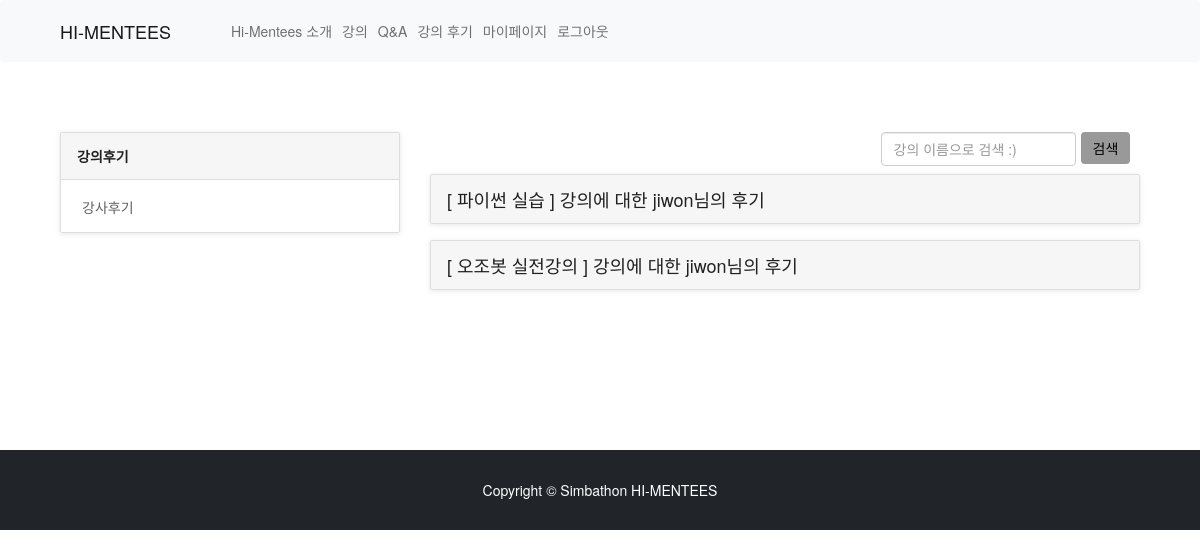
Page /review/index/ (signed in) on the committed database.
### review/models.py (models this page shows)
class Review(models.Model):
    category_choice = (
        ('강사리뷰', '강사리뷰'),
        ('강의리뷰', '강의리뷰'),
    )
    category = models.CharField(max_length=10, choices=category_choice)
    lecture = models.ForeignKey(Lecture, on_delete=models.CASCADE, null=True, blank=True)
    teacher = models.ForeignKey(UserProfile, on_delete=models.CASCADE, null=True, blank=True)
    content = models.TextField()
    review_reg_date = models.DateTimeField(default=timezone.now, verbose_name="리뷰작성일")
    user = models.ForeignKey(settings.AUTH_USER_MODEL, on_delete=models.CASCADE, null=False, verbose_name="질문자")

### lecture/models.py (models this page shows, shortened)
class Lecture(models.Model):
    id=models.AutoField(primary_key=True)
    title=models.CharField(max_length=200)
    CATEGORY_CHOICE=(
        ('python','파이썬'),
        ('ozobot','오조봇'),
        ('entry','엔트리'),
        ('goorum','구름'),
        ('etc','기타'),
    )
    category = models.CharField(max_length=20,choices=CATEGORY_CHOICE, default="")
    body=models.TextField()
    LEVEL_CHOICE = (
    ('star1','1단계'),
    ('star2','2단계'),
    ('star3','3단계'),
    ('star4','4단계'),
    ('star5','5단계'),)
    level=models.CharField(max_length=10, choices=LEVEL_CHOICE)
    host=models.ManyToManyField(UserProfile, blank=True, related_name="host")
    app_start_date=models.DateTimeField()
    app_end_date=models.DateTimeField()
    thumbnail=models.ImageField(upload_to='images/',blank=True, null=True)
    lec_time=models.IntegerField(default=0)
    webex_address=models.CharField(max_length=50, default="#")
    schedule=models.ImageField(upload_to='images/',blank=True, null=True)
    enrol_students=models.ManyToManyField(settings.AUTH_USER_MODEL, blank=True, related_name="enrol")
    like_users=models.ManyToManyField(settings.AUTH_USER_MODEL, blank=True, related_name="like_lectures")
    SHOWMAIN_CHOICE = (
        ('인기강의', '인기강의'),
        ('일주일 내 시작될 강의', '일주일 내 시작될 강의'),)
    showmain_lecture = models.CharField(max_length=20, choices=SHOWMAIN_CHOICE, default='일주일 내 시작될 강의')
    class Meta:
        db_table='Lecture'

### review/views.py (the view)
# urls.py: path('index/', views.ReviewList.as_view(), name="index"),
class ReviewList(ListView):
    model = Review
    context_object_name = 'review_list'
    template_name = 'review/review_list.html'
    def get_context_data(self, *args, **kwargs):
        context = super().get_context_data(*args, **kwargs)
        context['teacher_review'] = Review.objects.filter(category='강사리뷰')
        context['lecture_review'] = Review.objects.filter(category='강의리뷰')
        return context

### review/templates/review/review_list.html (shortened to what this page needs)
{% extends "base.html" %}
{% load static %}
{% block content %}
<link rel='stylesheet prefetch' href='https://maxcdn.bootstrapcdn.com/bootstrap/3.3.6/css/bootstrap.min.css'>
<link rel='stylesheet prefetch' href='https://files.krve.io/f/eyespot.css'>
<link rel='stylesheet prefetch' href='https://cdn.cloudcache.dk/materialdesignicons/1.6.50/css/materialdesignicons.min.css'>
<div class="container" style="margin-top : 5em; margin-bottom : 10em;">
  <div class="col-md-4">
    <ul class="list-group help-group">
      <div class="faq-list list-group nav nav-tabs">
        <a href="#tab1" class="list-group-item active" role="tab" data-toggle="tab">
          강의후기
        </a>
        <a href="#tab2" class="list-group-item" role="tab" data-toggle="tab">
           강사후기
        </a>
      </div>
    </ul>
  </div>
  <div class="col-md-8">
    <div class="tab-content panels-faq">
      <div class="tab-pane active" id="tab1">
        <form class="row g-2" style="margin-left: 32em;" action="{% url 'review:result_lecture' %}" method='GET'>
          <div class="col-auto" align="right;">
            <input type="search" class="form-control" id="search" name='query' placeholder="강의 이름으로 검색 :)">
          </div>
          <div class="col-auto">
            <button type="submit" class="btn btn-primary mb-3" style="background-color: #999999; color: #000000; border: none;">
              검색
            </button>
          </div>
        </form>
        <div class="panel-group" id="category1">
            {% for review in lecture_review %}
              <div class="panel panel-default panel-help">
                <a href="#review{{ review.id }}" data-toggle="collapse" data-parent="#category1">
                  <div class="panel-heading">
                    <h2>[ {{ review.lecture.title }} ] 강의에 대한 {{ review.user.username }}님의 후기</h2>
                  </div>
                </a>
              </div>
            {% endfor %}
        </div>
      </div>
    </div>
  </div>
</div>
{%endblock%}

### review/templates/review/review_list.html (style rules this page uses)
.list-group.help-group { margin-bottom: 20px; padding-left: 0; margin: 0; }
.list-group.help-group .faq-list { display: block; top: auto; margin: 0 0 32px; border-radius: 2px; border: 1px solid #ddd; box-shadow: 0 1px 5px rgba(85, 85, 85, 0.15); }
.list-group.help-group .faq-list .list-group-item { position: relative; display: block; margin: 0; padding: 13px 16px; background-color: #fff; border: 0; border-bottom: 1px solid #ddd; border-top-left-radius: 2px; border-top-right-radius: 2px; color: #616161; transition: background-color .2s; }
.list-group.help-group .faq-list .list-group-item.active { background-color: #f6f6f6; font-weight: 700; color: rgba(0, 0, 0, 0.87); }
.list-group.help-group .faq-list .list-group-item:last-of-type { border-bottom-left-radius: 2px; border-bottom-right-radius: 2px; border-bottom: 0; }
.tab-content.panels-faq { padding: 0; border: 0; }
.panel.panel-help { box-shadow: 0 1px 5px rgba(85, 85, 85, 0.15); padding-bottom: 0; border-radius: 2px; overflow: hidden; background-color: #fff; margin: 0 0 16px; }
.panel.panel-help a[href^="#"], .panel.panel-help a[href^="#"]:hover, .panel.panel-help a[href^="#"]:focus { outline: none; cursor: pointer; text-decoration: none; }
.panel.panel-help .panel-heading { background-color: #f6f6f6; padding: 0 16px; line-height: 48px; border-top-right-radius: 2px; border-top-left-radius: 2px; color: rgba(0, 0, 0, 0.87); }
.panel.panel-help .panel-heading h2 { margin: 0; padding: 14px 0 14px; font-size: 18px; font-weight: 400; line-height: 20px; letter-spacing: 0; text-transform: none; }

### rows in the picture
Review: lecture "파이썬 실습", user.username "jiwon"
Review: lecture "오조봇 실전강의", user.username "jiwon"
